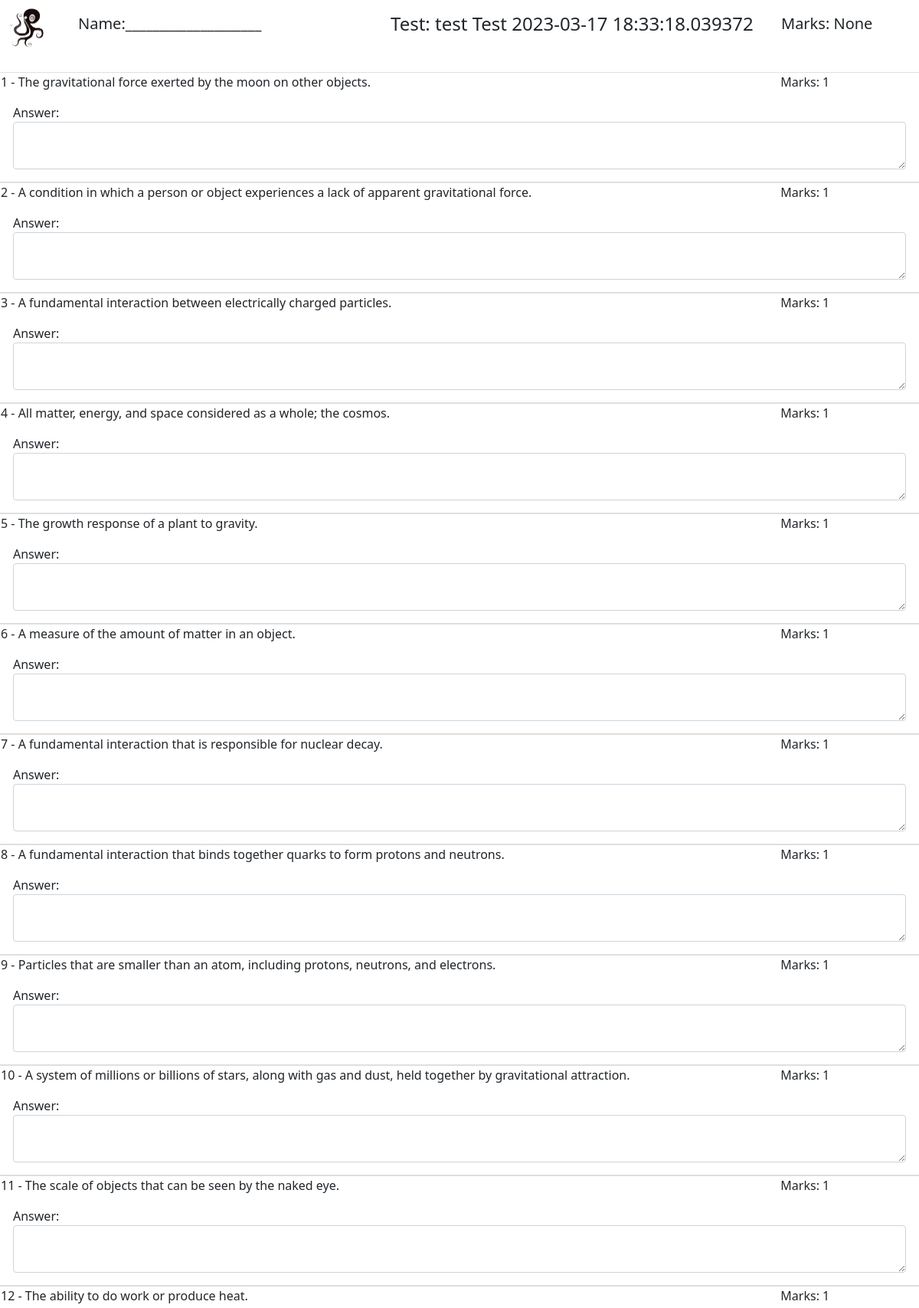
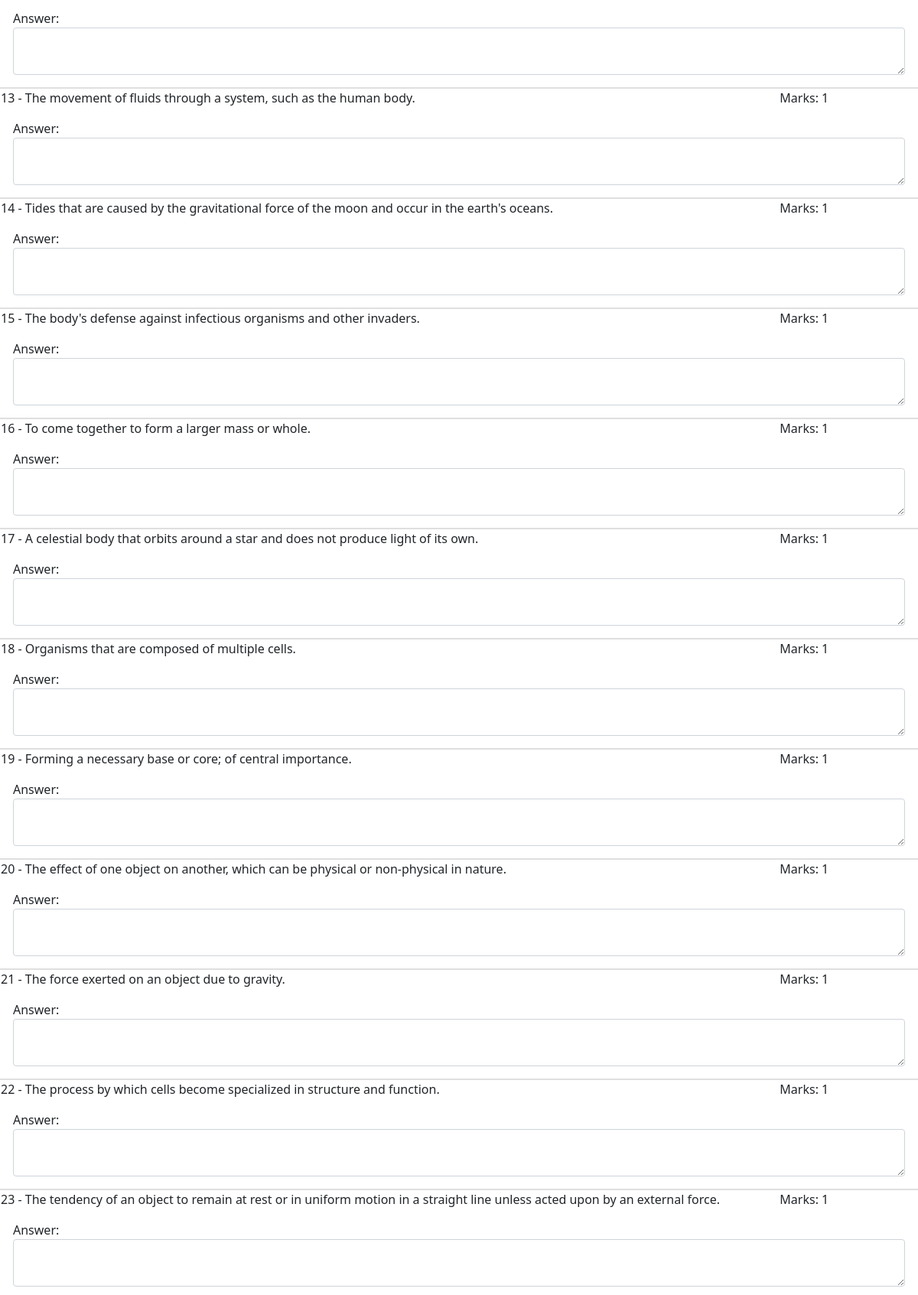
The page /test_print/1/ (upper part) on the database its author committed (2 pictures, top to bottom).
### app.py (models this page shows, shortened)
class Test(db.Model):
    id = db.Column(db.Integer, primary_key=True)
    name = db.Column(db.String(50))
    points = db.Column(db.Integer)
    num_questions = db.Column(db.Integer)
    category = db.Column(db.String(50))
    subject = db.Column(db.String(50))
    topic = db.Column(db.String(50))
    time_created = db.Column(db.DateTime, default=datetime.utcnow)
    due_date = db.Column(db.DateTime, default=datetime.utcnow)
    questions = db.relationship('Question', secondary=questions)
    creator = db.Column(db.Integer, db.ForeignKey('user.id'))
    result_reveal = db.Column(db.Boolean)
    answer_reveal = db.Column(db.Boolean)
    time_limit = db.Column(db.Integer)
    instructions = db.Column(db.String(255))
    description = db.Column(db.String(255))
    shuffle = db.Column(db.Boolean)

class Question(db.Model):
    id = db.Column(db.Integer, primary_key=True)
    question = db.Column(db.String(255), nullable=False)
    term = db.Column(db.String(255), nullable=False)
    content = db.Column(db.String(255), nullable=False)
    boc_2 = db.Column(db.String(255), nullable=True)
    boc_3 = db.Column(db.String(255), nullable=True)
    boc_4 = db.Column(db.String(255), nullable=True)
    formula = db.Column(db.String(255), nullable=True)
    prompt_option = db.Column(db.String(255), nullable=True)
    q_type = db.Column(db.String(50), nullable=True)
    q_order = db.Column(db.Integer, nullable=True)
    points = db.Column(db.Integer, nullable=True)

### app.py (the view)
@app.route("/test_print/<int:test_id>/", methods=["GET", "POST"])
def test_print(test_id):
    test = Test.query.filter_by(id = test_id).first()
    return render_template('test_print.html', test=test)

### app.py (called while the page is built)
@app.after_request
def after_request(response):
    response.headers["Cache-Control"] = "no-cache, no-store, must-revalidate"
    response.headers["Expires"] = 0
    response.headers["Pragma"] = "no-cache"
    response.headers["Referrer-Policy"] = "no-referrer-when-downgrade"
    return response

### templates/test_print.html (shortened to what this page needs)
<!DOCTYPE html>
<html lang="en">
<head>
<link href="\static\style.css" rel="stylesheet" />
</head>
<body>
{% set q_counter = 0 %}
<div class="row">
        <div class="col-1">
        <img src="/static/logo1_small.png" style="max-width: 70px; max-height:70px">
    </div>
    <div class="col-4 d-flex align-items-center">
        <h5>Name:____________________</h5>
    </div>
    <div class="col-5 d-flex align-items-center">
        <h4>Test: {{test.name}}</h4>
    </div>
    <div class="col-2 d-flex align-items-center">
        <h5> Marks: {{test.points}}</h5>
    </div>
</div>
<br>
{% for question in test.questions %}
{% set q_counter = loop.index %}
{% if question.q_type == "jeopardy" %}
<div class = "row " style="page-break-inside: avoid;">
    <div class="card">
        <div class="card-head">
            <div class="row">
                <div class="col-10 ">
                    {{q_counter}} - {{question.question}}
                </div>
                <div class=" col-2">
                    Marks: {{question.points}}
                </div>
            </div>
        </div>
        <div class="card-body">
            <label for="answer{{question.id}}">Answer:</label>
            <textarea rows="2" class="form-control" id="answer{{question.id}}" name="answer{{question.id}}">
                </textarea>
        </div>
    </div>
</div>
{% endif %}
{% endfor %}
<link href="https://cdn.jsdelivr.net/npm/bootstrap@5.1.3/dist/css/bootstrap.min.css"
integrity="sha384-1BmE4kWBq78iYhFldvKuhfTAU6auU8tT94WrHftjDbrCEXSU1oBoqyl2QvZ6jIW3" rel="stylesheet" />
</body>
</html>

### static/style.css (style rules this page uses)
body { background-color: white !important; background-size: cover; }
.row { --mdb-gutter-x: 0.5rem !important; }
.card { background-color: white !important; }
.card-body { background-color: white !important; }
body { display: flex; min-height: 100vh; flex-direction: column; }

### templates/test_print.html (style rules this page uses)
html { background-color: #FFFFFF; margin: 10px; }
body { margin: 10mm 15mm 10mm 15mm; }

### rows shown on the page
Test: name "test Test 2023-03-17 18:33:18.039372", points "None"
Question: q_counter "1", question "The gravitational force exerted by the moon on other objects.", points "1"
Question: id "2", question "A condition in which a person or object experiences a lack of apparent gravitational force.", points "1"
Question: id "3", question "A fundamental interaction between electrically charged particles.", points "1"
Question: id "4", question "All matter, energy, and space considered as a whole; the cosmos.", points "1"
Question: id "5", question "The growth response of a plant to gravity.", points "1"
Question: id "6", question "A measure of the amount of matter in an object.", points "1"
Question: id "7", question "A fundamental interaction that is responsible for nuclear decay.", points "1"
Question: id "8", question "A fundamental interaction that binds together quarks to form protons and neutrons.", points "1"
Question: id "9", question "Particles that are smaller than an atom, including protons, neutrons, and electrons.", points "1"
Question: id "10", question "A system of millions or billions of stars, along with gas and dust, held together by gravitational attraction.", points "1"
Question: id "11", question "The scale of objects that can be seen by the naked eye.", points "1"
Question: id "12", question "The ability to do work or produce heat.", points "1"
Question: id "13", question "The movement of fluids through a system, such as the human body.", points "1"
Question: id "14", question "Tides that are caused by the gravitational force of the moon and occur in the earth's oceans.", points "1"
Question: id "15", question "The body's defense against infectious organisms and other invaders.", points "1"
Question: id "16", question "To come together to form a larger mass or whole.", points "1"
Question: id "17", question "A celestial body that orbits around a star and does not produce light of its own.", points "1"
Question: id "18", question "Organisms that are composed of multiple cells.", points "1"
Question: id "19", question "Forming a necessary base or core; of central importance.", points "1"
Question: id "20", question "The effect of one object on another, which can be physical or non-physical in nature.", points "1"
Question: id "21", question "The force exerted on an object due to gravity.", points "1"
Question: id "22", question "The process by which cells become specialized in structure and function.", points "1"
Question: id "23", question "The tendency of an object to remain at rest or in uniform motion in a straight line unless acted upon by an external force.", points "1"
